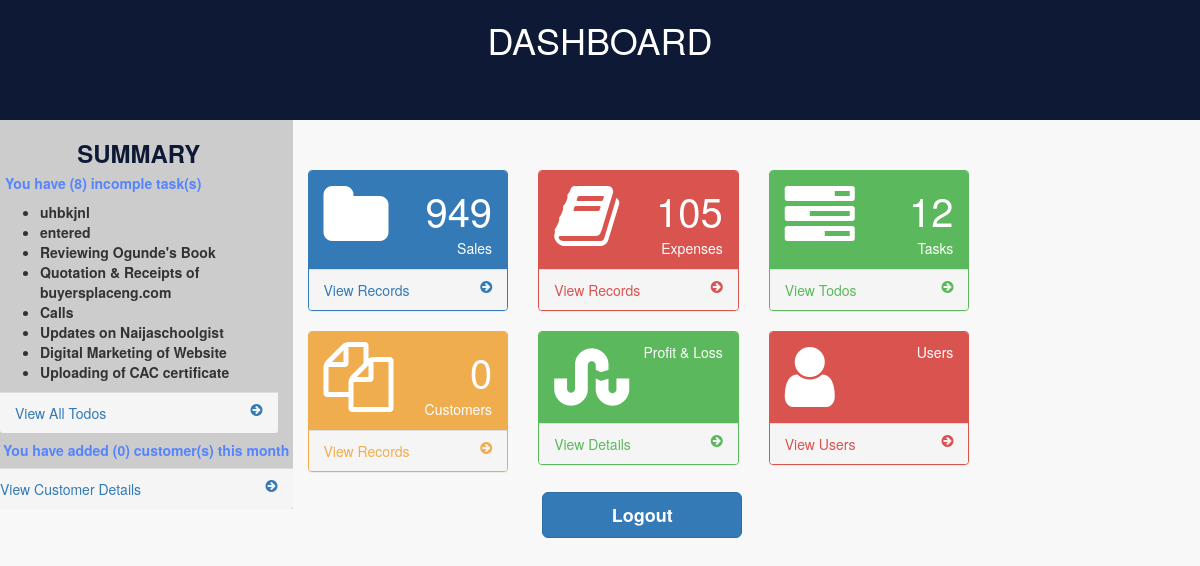
/home.php (signed in), run on the app's committed database.
### tables this page shows
CREATE TABLE `todos` (
  `id` int(20) NOT NULL,
  `date` date NOT NULL,
  `todo` varchar(10000) NOT NULL,
  `task` varchar(50) NOT NULL,
  `completed_at` date DEFAULT NULL
);

### home.php (the view, shortened to what this page needs)
<?php
include_once('configg.php');
if(isset($_SESSION['user'])) {
$user = $_SESSION['user'];
if($_SESSION['role'] == 'super-admin') {
$sales_count = mysqli_query($connect,"SELECT COUNT(*) As total_records FROM `records`");
$sales_records = mysqli_fetch_array($sales_count);
$sales_records = $sales_records['total_records'];
$expenses_count = mysqli_query($connect,"SELECT COUNT(*) As total_records FROM `expenses`");
$expenses_records = mysqli_fetch_array($expenses_count);
$expenses_records = $expenses_records['total_records'];
$todo_count = mysqli_query($connect,"SELECT COUNT(*) As total_records FROM `todos`");
$todo_records = mysqli_fetch_array($todo_count);
$todo_records = $todo_records['total_records'];
$custumers_count = mysqli_query($connect,"SELECT COUNT(*) As total_records FROM `customers`");
$customers_records = mysqli_fetch_array($custumers_count);
$customers_records = $customers_records['total_records'];
$result_count = mysqli_query($connect,"SELECT COUNT(*) As total_records FROM `todos` WHERE task = 'Incomplete'");
$total_records = mysqli_fetch_array($result_count);
$total_records = $total_records['total_records'];
$result = mysqli_query($connect,"SELECT * FROM `todos` WHERE task = 'Incomplete' ORDER BY id DESC");
$date1 = date("Y-m-01") ."<br><br>";
$date2 = date("Y-m-d") ."<br><br>";
$monthNum  = date("m");
$dateObj   = DateTime::createFromFormat('!m', $monthNum);
$monthName = $dateObj->format('F');
$last_month_sales_total = "SELECT SUM(total) FROM records WHERE date BETWEEN '$date1' AND '$date2'";
$result_lastmonth = mysqli_query($connect, $last_month_sales_total);
$row = mysqli_fetch_row($result_lastmonth);
$sales_lastmonth = $row[0];
$last_month_expenses_total = "SELECT SUM(cost) FROM expenses WHERE date BETWEEN '$date1' AND '$date2'";
$result_lastmonth_expenses = mysqli_query($connect, $last_month_expenses_total);
$row2 = mysqli_fetch_row($result_lastmonth_expenses);
$expenses_lastmonth = $row2[0];
$customer_count = mysqli_query($connect,"SELECT COUNT(*) As total_records FROM `customers` WHERE date BETWEEN '$date1' AND '$date2'");
$total_customer = mysqli_fetch_array($customer_count);
$total_customer = $total_customer['total_records'];
$customer_result = mysqli_query($connect,"SELECT * FROM `customers` WHERE date BETWEEN '$date1' AND '$date2' ORDER BY id DESC LIMIT 5");
} else {
$sales_count = mysqli_query($connect,"SELECT COUNT(*) As total_records FROM `records` WHERE user = '$user'");
$sales_records = mysqli_fetch_array($sales_count);
$sales_records = $sales_records['total_records'];
$expenses_count = mysqli_query($connect,"SELECT COUNT(*) As total_records FROM `expenses` WHERE user = '$user'");
$expenses_records = mysqli_fetch_array($expenses_count);
$expenses_records = $expenses_records['total_records'];
$todo_count = mysqli_query($connect,"SELECT COUNT(*) As total_records FROM `todos`");
$todo_records = mysqli_fetch_array($todo_count);
$todo_records = $todo_records['total_records'];
$custumers_count = mysqli_query($connect,"SELECT COUNT(*) As total_records FROM `customers` WHERE user = '$user' ");
$customers_records = mysqli_fetch_array($custumers_count);
$customers_records = $customers_records['total_records'];
$result_count = mysqli_query($connect,"SELECT COUNT(*) As total_records FROM `todos` WHERE task = 'Incomplete'");
$total_records = mysqli_fetch_array($result_count);
$total_records = $total_records['total_records'];
$result = mysqli_query($connect,"SELECT * FROM `todos` WHERE task = 'Incomplete' ORDER BY id DESC");
$date1 = date("Y-m-01") ."<br><br>";
$date2 = date("Y-m-d") ."<br><br>";
$customer_count = mysqli_query($connect,"SELECT COUNT(*) As total_records FROM `customers` WHERE user = '$user' And date BETWEEN '$date1' AND '$date2'");
$total_customer = mysqli_fetch_array($customer_count);
$total_customer = $total_customer['total_records'];
}
?>
<html>
<head>
<link  rel="stylesheet" href="css/boots.min.css"/>
 <link href="js/metisMenu/metisMenu.min.css" rel="stylesheet">
 <link href="css/sb-admin-2.css" rel="stylesheet">
<link href="css/moi.css" rel="stylesheet"/>
 <link href="fonts/font-awesome/css/font-awesome.min.css" rel="stylesheet" type="text/css">
</head>
<body>
<div class=" row ab">
<h1>DASHBOARD</h1>
</div>
<div class="row">
    <div class="col-md-3 navo">
        <div>
            <h3 class="text-center" style="color: #0e1a35;"><b>  SUMMARY</b></h3>
        </div>
        <div>
            <h5 style="color: #5584ff; margin-left: 5px;"><b>You have (<?php echo $total_records; ?>) incomple task(s)</b></h5>
            <ul>
            <?php while($row = mysqli_fetch_array($result)){ ?>
                <li><b><?php echo $row['todo']; ?></b></li>
                <?php } ?>
            </ul>
        </div>
         <a href="todo.php">
        <div class="panel-footer">
                        <span class="pull-left text-center">View All Todos</span>
                        <span class="pull-right"><i class="fa fa-arrow-circle-right"></i></span>
                        <div class="clearfix"></div>
                    </div>
        </a>
        <div class="row">
        <div>
            <h5 style="color: #5584ff; margin-left: 18px;"><b>You have added (<?php echo $total_customer; ?>) customer(s) this month</b></h5>
            <a href="custom.php">
        <div class="panel-footer">
                        <span class="pull-left text-center">View Customer Details</span>
                        <span class="pull-right"><i class="fa fa-arrow-circle-right"></i></span>
                        <div class="clearfix"></div>
                    </div>
        </a>
        </div>
        </div>
    </div>
    <div class="col-md-9 section">
    <div class="row">
        <div class="col-lg-3 col-md-6">
            <div class="panel panel-primary">
                <div class="panel-heading">
                    <div class="row">
                        <div class="col-xs-3">
                            <i class="fa fa-folder fa-5x"></i>
                        </div>
                        <div class="col-xs-9 text-right">
                            <div class="huge"><?php echo $sales_records; ?></div>
                            <div>Sales</div>
                        </div>
                    </div>
                </div>
                <a href="dashboard.php">
                    <div class="panel-footer">
                        <span class="pull-left">View Records</span>
                        <span class="pull-right"><i class="fa fa-arrow-circle-right"></i></span>
                        <div class="clearfix"></div>
                    </div>
                </a>
            </div>
        </div>
        <div class="col-lg-3 col-md-6">
            <div class="panel panel-red">
                <div class="panel-heading">
                    <div class="row">
                        <div class="col-xs-3">
                            <i class="fa fa-book fa-5x"></i>
                        </div>
                        <div class="col-xs-9 text-right">
                            <div class="huge"><?php echo $expenses_records; ?></div>
                            <div>Expenses</div>
                        </div>
                    </div>
                </div>
                <a href="expenses.php">
                    <div class="panel-footer">
                        <span class="pull-left">View Records</span>
                        <span class="pull-right"><i class="fa fa-arrow-circle-right"></i></span>
                        <div class="clearfix"></div>
                    </div>
                </a>
            </div>
        </div>
      <div class="col-lg-3 col-md-6">
            <div class="panel panel-green">
                <div class="panel-heading">
                    <div class="row">
                        <div class="col-xs-3">
                            <i class="fa fa-tasks fa-5x"></i>
                        </div>
                        <div class="col-xs-9 text-right">
                            <div class="huge"><?php echo $todo_records; ?></div>
                            <div>Tasks</div>
                        </div>
                    </div>
                </div>
                <a href="todo.php">
                    <div class="panel-footer">
                        <span class="pull-left">View Todos</span>
                        <span class="pull-right"><i class="fa fa-arrow-circle-right"></i></span>
                        <div class="clearfix"></div>
                    </div>
                </a>
            </div>
        </div>
        <div class="col-lg-3 col-md-6">
        </div>
        <div class="col-lg-3 col-md-6">
        </div>
    </div>
    <div class="row">
        <div class="col-lg-3 col-md-6">
            <div class="panel panel-yellow">
                <div class="panel-heading">
                    <div class="row">
                        <div class="col-xs-3">
                            <i class="fa fa-files-o fa-5x"></i>
                        </div>
                        <div class="col-xs-9 text-right">
                            <div class="huge"><?php echo $customers_records; ?></div>
                            <div>Customers</div>
                        </div>
                    </div>
                </div>
                <a href="custom.php">
                    <div class="panel-footer">
                        <span class="pull-left">View Records</span>
                        <span class="pull-right"><i class="fa fa-arrow-circle-right"></i></span>
                        <div class="clearfix"></div>
                    </div>
                </a>
            </div>
        </div>
      <div class="col-lg-3 col-md-6">
            <div class="panel panel-green">
                <div class="panel-heading">
                    <div class="row">
                        <div class="col-xs-3">
                            <i class="fa fa-stumbleupon fa-5x"></i>
                        </div>
                        <div class="col-xs-9 text-right">
                            <div>Profit & Loss</div>
                        </div>
                    </div>
                </div>
                <a href="#" class="authorization">
                    <div class="panel-footer">
                        <span class="pull-left">View Details</span>
                        <span class="pull-right"><i class="fa fa-arrow-circle-right"></i></span>
                        <div class="clearfix"></div>
                    </div>
                </a>
            </div>
        </div>
        <div class="col-lg-3 col-md-6">
            <div class="panel panel-red">
                <div class="panel-heading">
                    <div class="row">
                        <div class="col-xs-3">
                            <i class="fa fa-user fa-5x"></i>
                        </div>
                        <div class="col-xs-9 text-right">
                            <div>Users</div>
                        </div>
                    </div>
                </div>
                <a href="#" class="authorize">
                    <div class="panel-footer">
                        <span class="pull-left">View Users</span>
                        <span class="pull-right"><i class="fa fa-arrow-circle-right"></i></span>
                        <div class="clearfix"></div>
                    </div>
                </a>
            </div>
        </div>
      </div>
      <div class="col-md-9 text-center">
      <a href="logout.php"><button class="btn btn-primary btn-lg text-center" style="width: 200px;"><b>Logout</b></button></a>
      </div>
    </div>
    </div>
</body>
</html>
<?php include_once('includes/footer.php');
} ?>

### css/sb-admin-2.css (style rules this page uses)
body { background-color: #f8f8f8; }
.huge { font-size: 40px; }
.panel-green > .panel-heading { border-color: #5cb85c; color: white; background-color: #5cb85c; }
.panel-green { border-color: #5cb85c; }
.panel-green > a { color: #5cb85c; }
.panel-red { border-color: #d9534f; }
.panel-red > .panel-heading { border-color: #d9534f; color: white; background-color: #d9534f; }
.panel-red > a { color: #d9534f; }
.panel-yellow { border-color: #f0ad4e; }
.panel-yellow > .panel-heading { border-color: #f0ad4e; color: white; background-color: #f0ad4e; }
.panel-yellow > a { color: #f0ad4e; }

### css/moi.css (style rules this page uses)
.navo { background-color: #ccc; height: auto; }
.section { margin-top: 10px; }
.ab { background-color:#0e1a35; color:white; height: 120px; text-align: center; }

### home.php (style rules this page uses)
.section { margin-top: 50px; }

### data on the page
todos: todo "uhbkjnl"
todos: todo "entered"
todos: todo "Reviewing Ogunde's Book"
todos: todo "Quotation & Receipts of buyersplaceng.com"
todos: todo "Calls"
todos: todo "Updates on Naijaschoolgist"
todos: todo "Digital Marketing of Website"
todos: todo "Uploading of CAC certificate"

### other printed values
$total_records "8"
$total_customer "0"
$sales_records "949"
$expenses_records "105"
$todo_records "12"
$customers_records "0"
